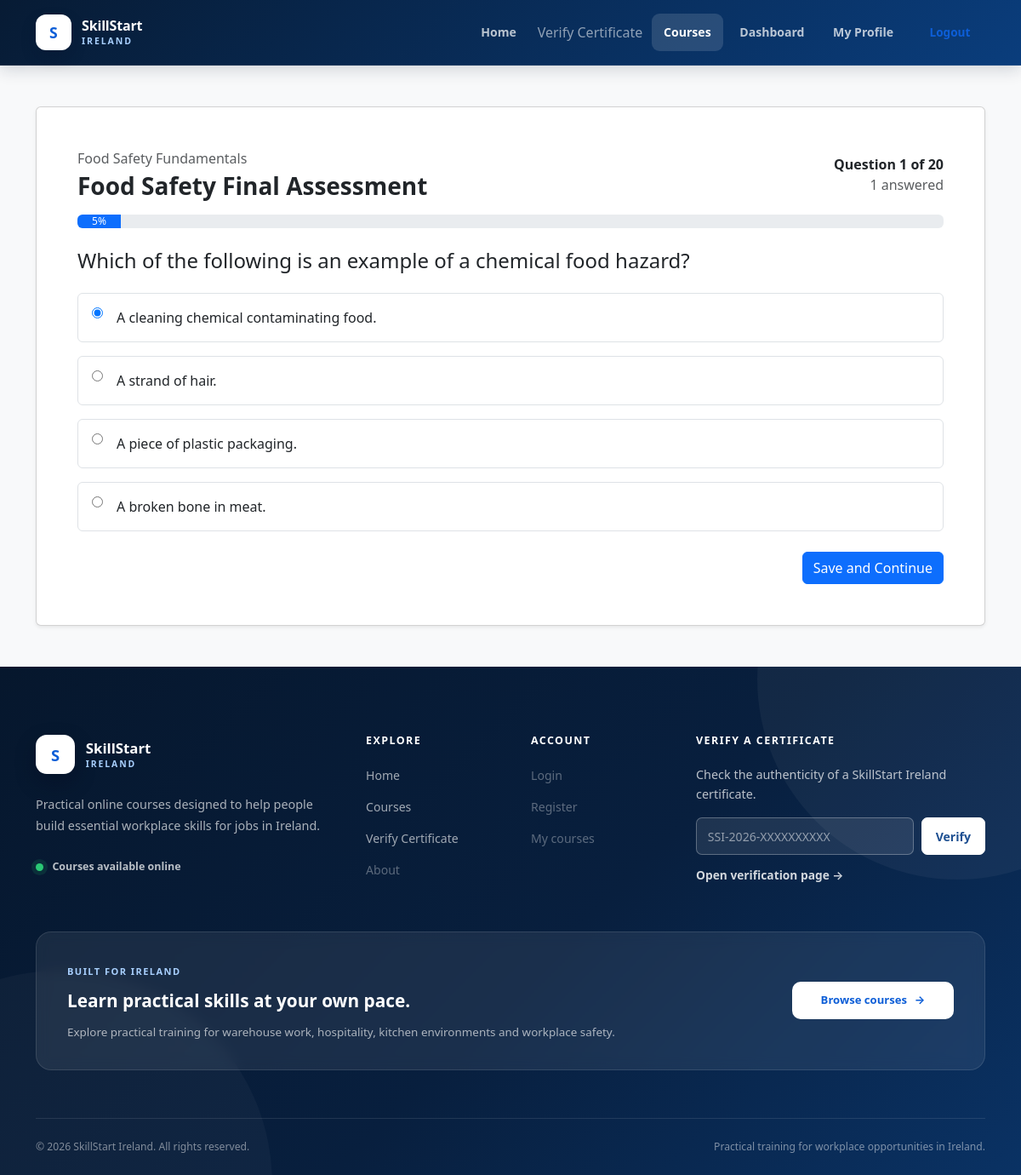
Screenshot of /courses/food-safety-fundamentals/assessment/attempt/2/question/1/ (signed in) with the database file from the repository.
### courses/models.py (models this page shows, shortened)
class Course(models.Model):
    category = models.ForeignKey(
        Category,
        on_delete=models.CASCADE,
        related_name="courses",
    )
    title = models.CharField(
        max_length=150,
    )
    description = models.TextField()
    slug = models.SlugField(
        max_length=170,
        unique=True,
    )
    image = models.ImageField(
        upload_to="courses/",
        blank=True,
        null=True,
    )
    is_free = models.BooleanField(
        default=True,
    )
    price = models.DecimalField(
        max_digits=8,
        decimal_places=2,
        default=0,
    )
    currency = models.CharField(
        max_length=3,
        default="EUR",
    )
    is_published = models.BooleanField(
        default=False,
    )
    created_at = models.DateTimeField(
        auto_now_add=True,
    )
    class Meta:
        ordering = ("title",)

class CourseAssessment(models.Model):
    course = models.OneToOneField(
        Course,
        on_delete=models.CASCADE,
        related_name="assessment",
    )
    title = models.CharField(
        max_length=180,
        default="Final Assessment",
    )
    instructions = models.TextField(
        blank=True,
        default=(
            "Answer every question and select one answer "
            "for each question."
        ),
    )
    passing_score = models.PositiveSmallIntegerField(
        default=80,
        help_text=(
            "Minimum percentage required to pass."
        ),
    )
    questions_per_attempt = models.PositiveSmallIntegerField(
        default=20,
        help_text=(
            "Number of questions presented in each attempt."
        ),
    )
    maximum_attempts = models.PositiveSmallIntegerField(
        blank=True,
        null=True,
        help_text=(
            "Leave empty to allow unlimited attempts."
        ),
    )
    shuffle_questions = models.BooleanField(
        default=True,
    )
    shuffle_answers = models.BooleanField(
        default=True,
    )
    is_published = models.BooleanField(
        default=False,
    )
    created_at = models.DateTimeField(
        auto_now_add=True,
    )
    updated_at = models.DateTimeField(
        auto_now=True,
    )
    class Meta:
        verbose_name = "Course assessment"
        verbose_name_plural = "Course assessments"
        ordering = ("course__title",)

class Question(models.Model):
    assessment = models.ForeignKey(
        CourseAssessment,
        on_delete=models.CASCADE,
        related_name="questions",
    )
    text = models.TextField()
    explanation = models.TextField(
        blank=True,
        help_text=(
            "Optional explanation shown after the attempt."
        ),
    )
    order = models.PositiveIntegerField(
        default=1,
    )
    is_published = models.BooleanField(
        default=True,
    )
    created_at = models.DateTimeField(
        auto_now_add=True,
    )
    updated_at = models.DateTimeField(
        auto_now=True,
    )
    class Meta:
        ordering = (
            "order",
            "id",
        )
        constraints = [
            models.UniqueConstraint(
                fields=(
                    "assessment",
                    "order",
                ),
                name="unique_question_order_per_assessment",
            ),
        ]

class AnswerOption(models.Model):
    question = models.ForeignKey(
        Question,
        on_delete=models.CASCADE,
        related_name="answer_options",
    )
    text = models.CharField(
        max_length=500,
    )
    is_correct = models.BooleanField(
        default=False,
    )
    order = models.PositiveSmallIntegerField(
        default=1,
    )
    class Meta:
        ordering = (
            "order",
            "id",
        )
        constraints = [
            models.UniqueConstraint(
                fields=(
                    "question",
                    "order",
                ),
                name="unique_answer_order_per_question",
            ),
            models.UniqueConstraint(
                fields=("question",),
                condition=Q(is_correct=True),
                name="one_correct_answer_per_question",
            ),
        ]

### accounts/models.py (models this page shows, shortened)
class AssessmentAttempt(models.Model):
    enrollment = models.ForeignKey(
        Enrollment,
        on_delete=models.CASCADE,
        related_name="assessment_attempts",
    )
    assessment = models.ForeignKey(
        CourseAssessment,
        on_delete=models.CASCADE,
        related_name="attempts",
    )
    attempt_number = models.PositiveIntegerField(
        default=1,
    )
    total_questions = models.PositiveIntegerField(
        default=0,
    )
    correct_answers = models.PositiveIntegerField(
        default=0,
    )
    score_percentage = models.DecimalField(
        max_digits=5,
        decimal_places=2,
        default=0,
    )
    is_passed = models.BooleanField(
        default=False,
    )
    is_completed = models.BooleanField(
        default=False,
    )
    started_at = models.DateTimeField(
        auto_now_add=True,
    )
    completed_at = models.DateTimeField(
        blank=True,
        null=True,
    )
    class Meta:
        ordering = [
            "-started_at",
        ]
        constraints = [
            models.UniqueConstraint(
                fields=[
                    "enrollment",
                    "assessment",
                    "attempt_number",
                ],
                name="unique_assessment_attempt_number",
            ),
        ]
    @property
    def answered_question_count(self):
        if not self.pk:
            return 0
        return self.attempt_questions.filter(
            student_answer__isnull=False,
        ).count()

class StudentAnswer(models.Model):
    attempt_question = models.OneToOneField(
        AttemptQuestion,
        on_delete=models.CASCADE,
        related_name="student_answer",
    )
    selected_option = models.ForeignKey(
        AnswerOption,
        on_delete=models.PROTECT,
        related_name="student_answers",
    )
    is_correct = models.BooleanField(
        default=False,
        editable=False,
    )
    answered_at = models.DateTimeField(
        auto_now_add=True,
    )
    class Meta:
        ordering = [
            "attempt_question__position",
        ]

### courses/views.py (the view, shortened to what this page needs)
@login_required
def assessment_attempt(
    request,
    course_slug,
    attempt_id,
    position,
):
    course = get_object_or_404(
        Course,
        slug=course_slug,
        is_published=True,
    )
    attempt = get_object_or_404(
        AssessmentAttempt.objects.select_related(
            "assessment",
            "enrollment",
            "enrollment__user",
            "enrollment__course",
        ),
        id=attempt_id,
        enrollment__user=request.user,
        enrollment__course=course,
    )
    if attempt.is_completed:
        return redirect(
            "courses:assessment_result",
            course_slug=course.slug,
            attempt_id=attempt.id,
        )
    attempt_question = get_object_or_404(
        AttemptQuestion.objects
        .select_related(
            "question",
            "attempt",
        )
        .prefetch_related(
            "question__answer_options",
        ),
        attempt=attempt,
        position=position,
    )
    answer_options = list(
        attempt_question
        .question
        .answer_options
        .all()
        .order_by(
            "order",
            "id",
        )
    )
    if attempt.assessment.shuffle_answers:
        random_generator = random.Random(
            f"{attempt.id}-{attempt_question.id}",
        )
        random_generator.shuffle(
            answer_options,
        )
    existing_answer = getattr(
        attempt_question,
        "student_answer",
        None,
    )
    previous_position = (
        position - 1
        if position > 1
        else None
    )
    next_position = (
        position + 1
        if position < attempt.total_questions
        else None
    )
    answered_count = (
        attempt.answered_question_count
    )
    progress_percentage = (
        round(
            answered_count
            / attempt.total_questions
            * 100,
        )
        if attempt.total_questions > 0
        else 0
    )
    context = {
        "course": course,
        "assessment": attempt.assessment,
        "attempt": attempt,
        "attempt_question": attempt_question,
        "question": attempt_question.question,
        "answer_options": answer_options,
        "existing_answer": existing_answer,
        "position": position,
        "previous_position": previous_position,
        "next_position": next_position,
        "answered_count": answered_count,
        "progress_percentage": progress_percentage,
    }
    return render(
        request,
        "courses/assessment_attempt.html",
        context,
    )

### courses/templates/courses/assessment_attempt.html (shortened to what this page needs)
{% extends "base.html" %}
{% block content %}
<section class="py-5">
    <div class="container">
        <div class="card shadow-sm">
            <div class="card-body p-4 p-lg-5">
                <div
                    class="d-flex flex-column flex-md-row
                           justify-content-between
                           align-items-md-center gap-3 mb-3"
                >
                    <div>
                        <p class="text-muted mb-1">
                            {{ course.title }}
                        </p>
                        <h1 class="h3 fw-bold mb-0">
                            {{ assessment.title }}
                        </h1>
                    </div>
                    <div class="text-md-end">
                        <strong>
                            Question {{ position }}
                            of {{ attempt.total_questions }}
                        </strong>
                        <p class="text-muted mb-0">
                            {{ answered_count }} answered
                        </p>
                    </div>
                </div>
                <div
                    class="progress mb-4"
                    role="progressbar"
                    aria-valuenow="{{ progress_percentage }}"
                    aria-valuemin="0"
                    aria-valuemax="100"
                >
                    <div
                        class="progress-bar"
                        style="width: {{ progress_percentage }}%;"
                    >
                        {{ progress_percentage }}%
                    </div>
                </div>
                <form method="post">
                    <div class="mb-4">
                        <h2 class="h4">
                            {{ question.text }}
                        </h2>
                    </div>
                    <div class="d-grid gap-3">
                        {% for option in answer_options %}
                            <label
                                class="border rounded p-3
                                       d-flex gap-3
                                       align-items-start"
                            >
                                <input
                                    type="radio"
                                    name="selected_option"
                                    value="{{ option.id }}"
                                    {% if existing_answer and existing_answer.selected_option_id == option.id %}
                                        checked
                                    {% endif %}
                                >
                                <span>
                                    {{ option.text }}
                                </span>
                            </label>
                        {% endfor %}
                    </div>
                    <div
                        class="d-flex justify-content-between
                               align-items-center mt-4"
                    >
                        <div>
                            {% if next_position %}
                                <button
                                    type="submit"
                                    class="btn btn-primary"
                                >
                                    Save and Continue
                                </button>
                            {% endif %}
                        </div>
                    </div>
                </form>
            </div>
        </div>
    </div>
</section>
{% endblock %}

### rows the page displays
Course: title "Food Safety Fundamentals"
CourseAssessment: title "Food Safety Final Assessment"
AssessmentAttempt: total_questions "20"
Question: text "Which of the following is an example of a chemical food hazard?"
AnswerOption: selected_option "☑ A cleaning chemical contaminat", text "A cleaning chemical contaminating food."
AnswerOption: selected_option "☐ A strand of hair.", text "A strand of hair."
AnswerOption: selected_option "☐ A piece of plastic packaging.", text "A piece of plastic packaging."
AnswerOption: selected_option "☐ A broken bone in meat.", text "A broken bone in meat."

### other values shown
{{ position }} "1"
{{ answered_count }} "1"
{{ progress_percentage }} "5"
